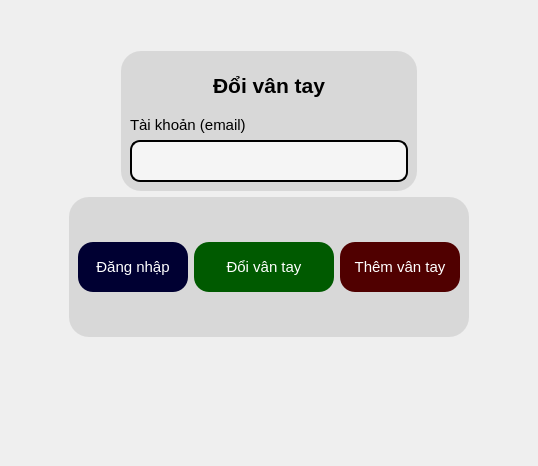
      <widget class="QWidget" name="trang_doi_van_tay">
       <layout class="QGridLayout" name="gridLayout_8">
        <item row="0" column="0">
         <layout class="QHBoxLayout" name="horizontalLayout_15">
          <item>
           <spacer name="horizontalSpacer_15">
            <property name="orientation">
             <enum>Qt::Horizontal</enum>
            </property>
            <property name="sizeHint" stdset="0">
             <size>
              <width>58</width>
              <height>18</height>
             </size>
            </property>
           </spacer>
          </item>
          <item>
           <layout class="QVBoxLayout" name="verticalLayout_18">
            <item>
             <spacer name="verticalSpacer_11">
              <property name="orientation">
               <enum>Qt::Vertical</enum>
              </property>
              <property name="sizeHint" stdset="0">
               <size>
                <width>20</width>
                <height>40</height>
               </size>
              </property>
             </spacer>
            </item>
            <item>
             <layout class="QHBoxLayout" name="horizontalLayout_16">
              <item>
               <widget class="QFrame" name="frame_10">
                <property name="sizePolicy">
                 <sizepolicy hsizetype="Maximum" vsizetype="Expanding">
                  <horstretch>0</horstretch>
                  <verstretch>0</verstretch>
                 </sizepolicy>
                </property>
                <property name="minimumSize">
                 <size>
                  <width>0</width>
                  <height>0</height>
                 </size>
                </property>
                <property name="styleSheet">
                 <string notr="true">border-color: rgb(0, 0, 0);
background-color: rgb(216, 216, 216);
border-radius: 20px;</string>
                </property>
                <property name="frameShape">
                 <enum>QFrame::StyledPanel</enum>
                </property>
                <property name="frameShadow">
                 <enum>QFrame::Raised</enum>
                </property>
                <layout class="QVBoxLayout" name="verticalLayout_19">
                 <item>
                  <widget class="QLabel" name="label_20">
                   <property name="minimumSize">
                    <size>
                     <width>278</width>
                     <height>50</height>
                    </size>
                   </property>
                   <property name="maximumSize">
                    <size>
                     <width>16777215</width>
                     <height>50</height>
                    </size>
                   </property>
                   <property name="font">
                    <font>
                     <family>Tahoma</family>
                     <pointsize>16</pointsize>
                     <weight>75</weight>
                     <bold>true</bold>
                    </font>
                   </property>
                   <property name="text">
                    <string>Đổi vân tay</string>
                   </property>
                   <property name="alignment">
                    <set>Qt::AlignCenter</set>
                   </property>
                  </widget>
                 </item>
                 <item>
                  <widget class="QLabel" name="label_21">
                   <property name="sizePolicy">
                    <sizepolicy hsizetype="Maximum" vsizetype="Maximum">
                     <horstretch>0</horstretch>
                     <verstretch>0</verstretch>
                    </sizepolicy>
                   </property>
                   <property name="font">
                    <font>
                     <pointsize>11</pointsize>
                    </font>
                   </property>
                   <property name="text">
                    <string>Tài khoản (email)</string>
                   </property>
                  </widget>
                 </item>
                 <item>
                  <widget class="QLineEdit" name="edt_tk_doi_vt">
                   <property name="sizePolicy">
                    <sizepolicy hsizetype="Expanding" vsizetype="Fixed">
                     <horstretch>0</horstretch>
                     <verstretch>0</verstretch>
                    </sizepolicy>
                   </property>
                   <property name="font">
                    <font>
                     <family>Arial,sans-serif</family>
                     <pointsize>-1</pointsize>
                    </font>
                   </property>
                   <property name="styleSheet">
                    <string notr="true">QLineEdit {
                border: 2px solid black;
                border-radius: 10px;
                padding: 10px;
                background-color: #f5f5f5;
                color: #333;
                font-family: Arial, sans-serif;
                font-size: 14px;
            }
            QLineEdit:focus {
                border: 2px solid black;
            }</string>
                   </property>
                  </widget>
                 </item>
                </layout>
               </widget>
              </item>
             </layout>
            </item>
            <item>
             <widget class="QFrame" name="frame_12">
              <property name="minimumSize">
               <size>
                <width>400</width>
                <height>140</height>
               </size>
              </property>
              <property name="styleSheet">
               <string notr="true">border-color: rgb(0, 0, 0);
background-color: rgb(216, 216, 216);
border-radius: 20px;</string>
              </property>
              <property name="frameShape">
               <enum>QFrame::StyledPanel</enum>
              </property>
              <property name="frameShadow">
               <enum>QFrame::Raised</enum>
              </property>
              <layout class="QHBoxLayout" name="horizontalLayout_17">
               <item>
                <widget class="QPushButton" name="btn_dn_doi_vt">
                 <property name="maximumSize">
                  <size>
                   <width>110</width>
                   <height>50</height>
                  </size>
                 </property>
                 <property name="font">
                  <font>
                   <pointsize>11</pointsize>
                  </font>
                 </property>
                 <property name="styleSheet">
                  <string notr="true">QPushButton {
    background-color: rgb(0, 0, 50);
    color: rgb(255, 255, 255);
    border-radius: 15px;
}

QPushButton:hover {
    background-color: rgb(109, 109, 109);
	
	
}
</string>
                 </property>
                 <property name="text">
                  <string>Đăng nhập</string>
                 </property>
                </widget>
               </item>
               <item>
                <widget class="QPushButton" name="btn_xn_doi_vt">
                 <property name="sizePolicy">
                  <sizepolicy hsizetype="Preferred" vsizetype="Fixed">
                   <horstretch>0</horstretch>
                   <verstretch>0</verstretch>
                  </sizepolicy>
                 </property>
                 <property name="maximumSize">
                  <size>
                   <width>150</width>
                   <height>50</height>
                  </size>
                 </property>
                 <property name="font">
                  <font>
                   <pointsize>11</pointsize>
                  </font>
                 </property>
                 <property name="styleSheet">
                  <string notr="true">QPushButton {
    background-color: rgb(0, 90, 0);
    color: rgb(255, 255, 255);
    border-radius: 15px;
}

QPushButton:hover {
    background-color: green;
}
</string>
                 </property>
                 <property name="text">
                  <string>Đổi vân tay</string>
                 </property>
                </widget>
               </item>
               <item>
                <widget class="QPushButton" name="btn_them_vt_doi_vt">
                 <property name="maximumSize">
                  <size>
                   <width>120</width>
                   <height>50</height>
                  </size>
                 </property>
                 <property name="font">
                  <font>
                   <pointsize>11</pointsize>
                  </font>
                 </property>
                 <property name="styleSheet">
                  <string notr="true">QPushButton {
    background-color: rgb(80, 0, 0);
    color: rgb(255, 255, 255);
    border-radius: 15px;
}

QPushButton:hover {
    background-color: green;
}
</string>
                 </property>
                 <property name="text">
                  <string>Thêm vân tay</string>
                 </property>
                </widget>
               </item>
              </layout>
             </widget>
            </item>
            <item>
             <spacer name="verticalSpacer_12">
              <property name="orientation">
               <enum>Qt::Vertical</enum>
              </property>
              <property name="sizeHint" stdset="0">
               <size>
                <width>20</width>
                <height>118</height>
               </size>
              </property>
             </spacer>
            </item>
           </layout>
          </item>
          <item>
           <spacer name="horizontalSpacer_16">
            <property name="orientation">
             <enum>Qt::Horizontal</enum>
            </property>
            <property name="sizeHint" stdset="0">
             <size>
              <width>58</width>
              <height>18</height>
             </size>
            </property>
           </spacer>
          </item>
         </layout>
        </item>
       </layout>
      </widget>
